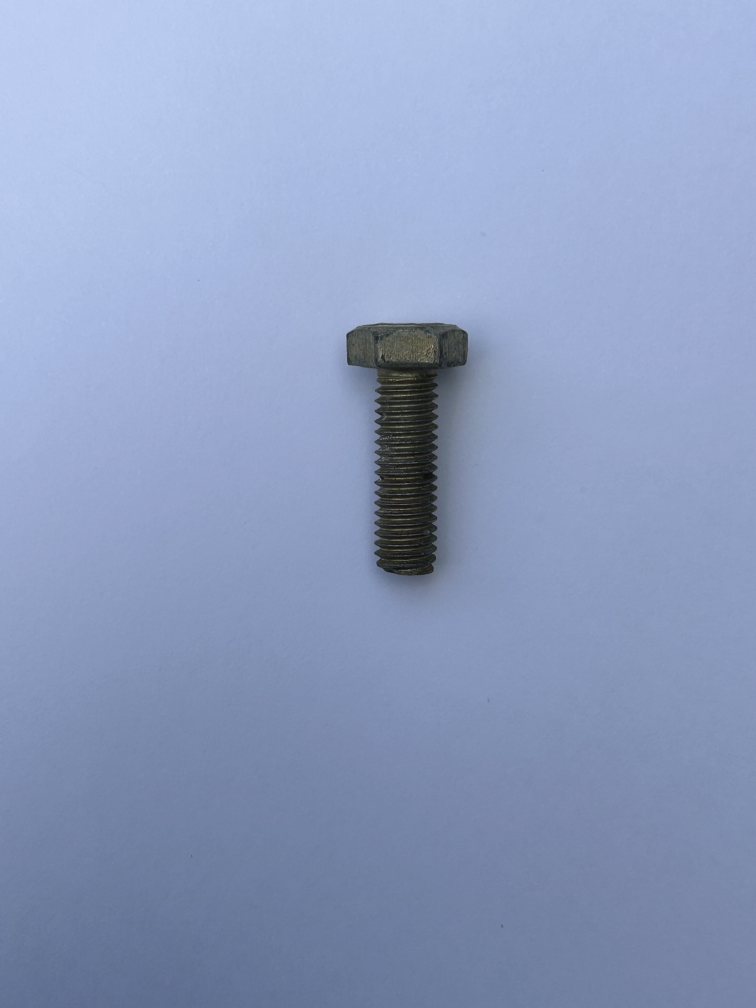
#> input picture dataset_mix/IMG_5926.jpg, 3024 x 4032 px (shown at 1/4 size); its folder holds 4 pictures in this run
$ python kmeans_minimo.py
#> lines starting #> are read from the running program, lines starting #| are printed output that depends on the picture
#!/usr/bin/env python3
# -*- coding: utf-8 -*-
"""
K-Means mínimo para agrupar imágenes mezcladas en 4 clusters.
Uso:
    1) Coloca tus imágenes dentro de una carpeta llamada "dataset_mix/".
    2) Ejecuta:
        python kmeans_minimo.py
    3) Se crearán subcarpetas en "out_clusters/cluster_0..3" con las imágenes agrupadas.
Requisitos:
    pip install opencv-python scikit-learn numpy
"""
import os, glob, shutil
import numpy as np
import cv2
from sklearn.cluster import KMeans

# ---- CONFIG ----
INPUT_DIR = "dataset_mix"        # tu única carpeta mezclada
OUTPUT_DIR = "out_clusters"      # se creará con subcarpetas por cluster
K = 4                            # 4 tipos de piezas
HSV_BINS = (8, 8, 8)             # histograma compacto
SEED = 42

def ensure_dirs(base: str, k: int):
#> called with base = 'out_clusters', k = 4
    os.makedirs(base, exist_ok=True)
    for i in range(k):
        os.makedirs(os.path.join(base, f"cluster_{i}"), exist_ok=True)

def list_images(folder: str):
#> called with folder = 'dataset_mix'
    exts = ("*.jpg", "*.jpeg", "*.png", "*.bmp", "*.tif", "*.tiff", "*.webp")
    paths = []
    for e in exts:
        paths.extend(glob.glob(os.path.join(folder, e)))
#> pass 2 of the loop in list_images, `for e in exts:`:
#> pass 3 of the loop in list_images, `for e in exts:`:
#> the loop made 7 passes; the first 3 are shown
    return sorted(paths)

def hsv_hist(img_bgr, bins=HSV_BINS):
    hsv = cv2.cvtColor(img_bgr, cv2.COLOR_BGR2HSV)
    hist = cv2.calcHist([hsv],[0,1,2],None,bins,[0,180,0,256,0,256])
    hist = cv2.normalize(hist, hist).flatten()
    return hist

def main():
    ensure_dirs(OUTPUT_DIR, K)
    paths = list_images(INPUT_DIR)
    if len(paths) == 0:
        raise SystemExit("No se encontraron imágenes en dataset_mix/. Coloca tus imágenes y vuelve a ejecutar.")

    X, ok_paths = [], []
    for p in paths:
        img = cv2.imread(p)
#> img is the input picture: shape (4032, 3024, 3); mean B, G, R 192.1, 157.1, 141.5
        if img is None:
            print("WARN: no se pudo leer:", p)
            continue
        img = cv2.resize(img, (256,256))
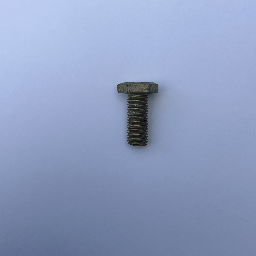
#> img: shape (256, 256, 3); mean B, G, R 192.1, 157.1, 141.5
        feat = hsv_hist(img)
#> in hsv_hist, `hsv = cv2.cvtColor(img_bgr, cv2.COLOR_BGR2HSV)`: hsv: shape (256, 256, 3); mean H, S, V 109.6, 67.5, 192.1
#> in hsv_hist, `hist = cv2.normalize(hist, hist).flatten()`: hist = 512 values, max 0.748 at index 277, min 0 at index 5, mean 0.00407
#> feat has the same summary as hist in hsv_hist
        X.append(feat)
        ok_paths.append(p)
#> pass 2 of the loop in main, `for p in paths:`:
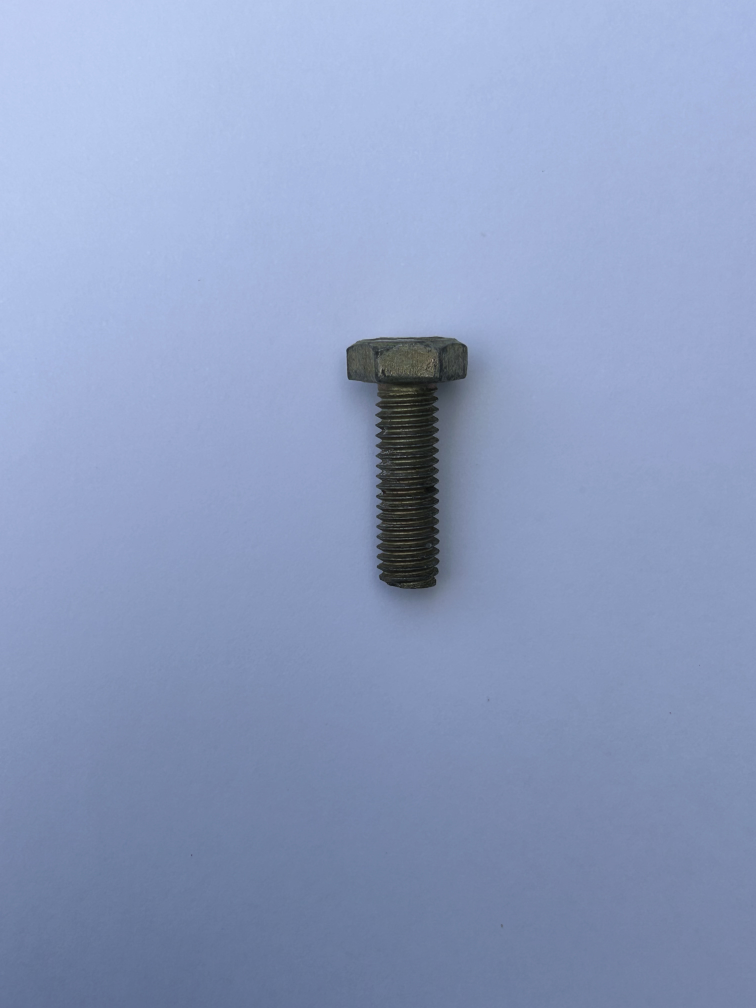
#> input picture dataset_mix/IMG_5927.jpg, 3024 x 4032 px (shown at 1/4 size)
#> in main, img is the input picture: shape (4032, 3024, 3); mean B, G, R 192.4, 157, 141.3
#> in main, `img = cv2.resize(img, (256,256))`:
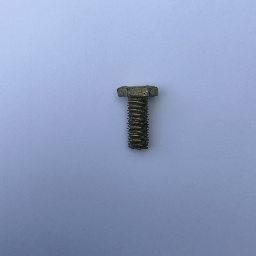
#> img: shape (256, 256, 3); mean B, G, R 192.4, 157, 141.3
#> hsv: shape (256, 256, 3); mean H, S, V 109.7, 68.1, 192.5
#> feat = 512 values, max 0.733 at index 277, min 0 at index 4, mean 0.004
#> pass 3 of the loop in main, `for p in paths:`:
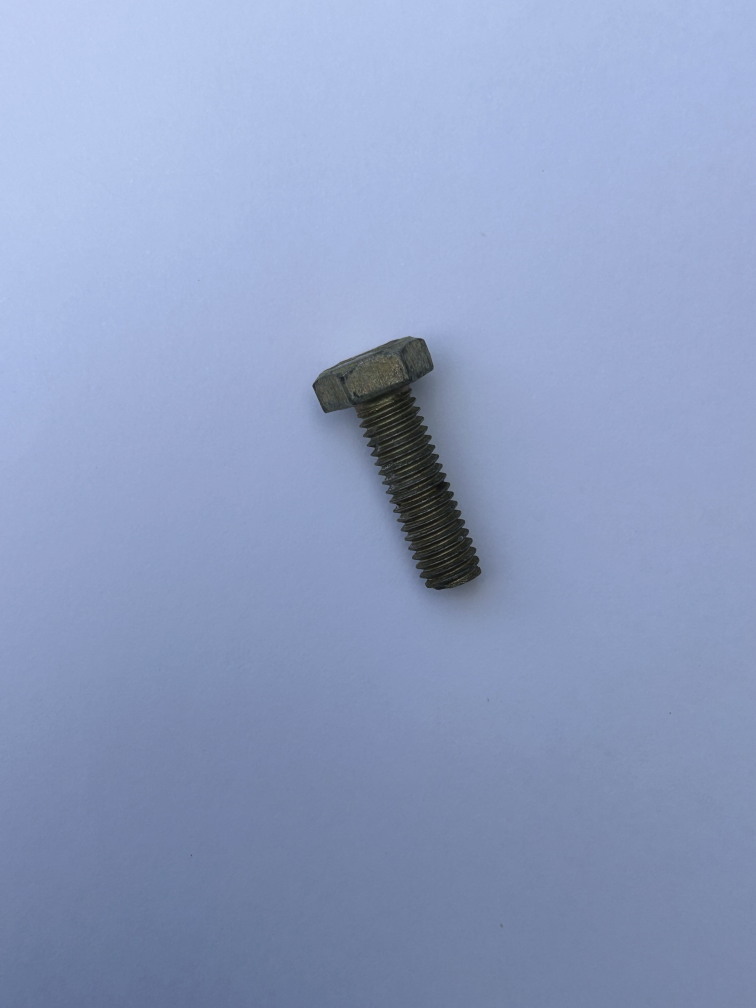
#> input picture dataset_mix/IMG_5928.jpg, 3024 x 4032 px (shown at 1/4 size)
#> in main, img is the input picture: shape (4032, 3024, 3); mean B, G, R 193.5, 157.9, 142.4
#> in main, `img = cv2.resize(img, (256,256))`:
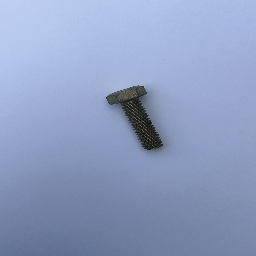
#> img: shape (256, 256, 3); mean B, G, R 193.4, 157.8, 142.4
#> hsv: shape (256, 256, 3); mean H, S, V 109.9, 67.5, 193.5
#> feat = 512 values, max 0.707 at index 277, min 0 at index 3, mean 0.00401
#> the loop made 4 passes; the first 3 are shown

    if len(X) == 0:
        raise SystemExit("No se pudieron cargar imágenes válidas.")

    X = np.array(X)
    print(f"Imágenes válidas: {len(X)}")

    kmeans = KMeans(n_clusters=K, random_state=SEED, n_init="auto")
    labels = kmeans.fit_predict(X)

    counts = {i: 0 for i in range(K)}
    for p, lab in zip(ok_paths, labels):
        dst = os.path.join(OUTPUT_DIR, f"cluster_{int(lab)}", os.path.basename(p))
        shutil.copy2(p, dst)
        counts[int(lab)] += 1

    print("\nDistribución por cluster:")
    for i in range(K):
        print(f"  cluster_{i}: {counts[i]} imágenes")
    print(f"\nListo. Revisa las carpetas en: {OUTPUT_DIR}")

if __name__ == "__main__":
    main()
